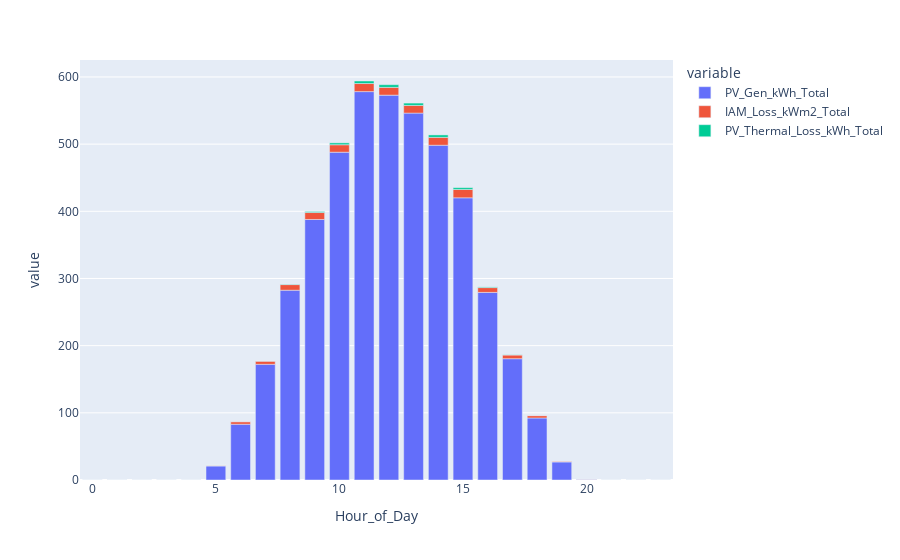

The notebook cell this image was saved under:
### Code cell
px.bar(pv_model.summary_grouped.hourly[["PV_Gen_kWh_Total", "IAM_Loss_kWm2_Total", "PV_Thermal_Loss_kWh_Total"]])

### Figure 1 — Plotly figure (JSON) as saved in the notebook; plotly's stock layout.template omitted (floating-point values rounded to 4 significant figures)
{"data": [{"alignmentgroup": "True", "hovertemplate": "variable=PV_Gen_kWh_Total<br>Hour_of_Day=%{x}<br>value=%{y}<extra></extra>", "legendgroup": "PV_Gen_kWh_Total", "marker": {"color": "#636efa", "pattern": {"shape": ""}}, "name": "PV_Gen_kWh_Total", "offsetgroup": "PV_Gen_kWh_Total", "orientation": "v", "showlegend": true, "textposition": "auto", "type": "bar", "x": [0, 1, 2, 3, 4, 5, 6, 7, 8, 9, 10, 11, 12, 13, 14, 15, 16, 17, 18, 19, 20, 21, 22, 23], "xaxis": "x", "y": [0, 0, 0, 0, 0, 20.84, 82.97, 172.2, 282.5, 387.8, 488.0, 578.2, 572.9, 546.2, 498.4, 420.1, 279.3, 180.6, 92.33, 26.89, 1.067, 0, 0, 0], "yaxis": "y"}, {"alignmentgroup": "True", "hovertemplate": "variable=IAM_Loss_kWm2_Total<br>Hour_of_Day=%{x}<br>value=%{y}<extra></extra>", "legendgroup": "IAM_Loss_kWm2_Total", "marker": {"color": "#EF553B", "pattern": {"shape": ""}}, "name": "IAM_Loss_kWm2_Total", "offsetgroup": "IAM_Loss_kWm2_Total", "orientation": "v", "showlegend": true, "textposition": "auto", "type": "bar", "x": [0, 1, 2, 3, 4, 5, 6, 7, 8, 9, 10, 11, 12, 13, 14, 15, 16, 17, 18, 19, 20, 21, 22, 23], "xaxis": "x", "y": [0, 0, 0, 0, 0, 0.863, 3.873, 4.792, 8.366, 10.35, 11.08, 12.01, 11.58, 11.42, 11.72, 12.38, 7.17, 5.563, 3.535, 1.15, 0.299, 0, 0, 0], "yaxis": "y"}, {"alignmentgroup": "True", "hovertemplate": "variable=PV_Thermal_Loss_kWh_Total<br>Hour_of_Day=%{x}<br>value=%{y}<extra></extra>", "legendgroup": "PV_Thermal_Loss_kWh_Total", "marker": {"color": "#00cc96", "pattern": {"shape": ""}}, "name": "PV_Thermal_Loss_kWh_Total", "offsetgroup": "PV_Thermal_Loss_kWh_Total", "orientation": "v", "showlegend": true, "textposition": "auto", "type": "bar", "x": [0, 1, 2, 3, 4, 5, 6, 7, 8, 9, 10, 11, 12, 13, 14, 15, 16, 17, 18, 19, 20, 21, 22, 23], "xaxis": "x", "y": [0, 0, 0, 0, 0, 0, 0, 0.102, 0.63, 1.539, 2.773, 3.772, 3.932, 3.469, 3.603, 2.686, 0.977, 0.325, 0.036, 0, 0, 0, 0, 0], "yaxis": "y"}], "layout": {"barmode": "relative", "legend": {"title": {"text": "variable"}, "tracegroupgap": 0}, "margin": {"t": 60}, "xaxis": {"anchor": "y", "domain": [0, 1], "title": {"text": "Hour_of_Day"}}, "yaxis": {"anchor": "x", "domain": [0, 1], "title": {"text": "value"}}}}
